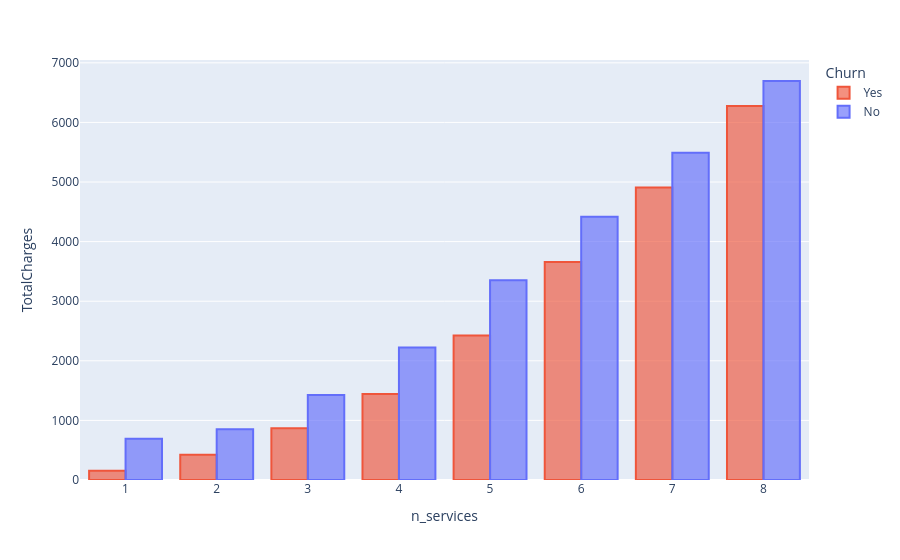

Write notebook code for a chart like this one.
### Code cell
fig = px.bar(gb_df_numeric_services, x="n_services", y="TotalCharges",color="Churn", category_orders={"Churn":["Yes","No"]}, barmode="group")
fig.update_traces(marker_color="rgba(99, 110, 250, 0.65)", marker_line_color="rgb(99, 110, 250)",marker_line_width=2, selector=dict(name='No'))
fig.update_traces(marker_color="rgba(239, 85, 59, 0.65)", marker_line_color="rgb(239, 85, 59)",marker_line_width=2, selector=dict(name='Yes'))
fig.show()

### Figure 1 — Plotly figure (JSON) as saved in the notebook; plotly's stock layout.template omitted (floating-point values rounded to 4 significant figures)
{"data": [{"alignmentgroup": "True", "hovertemplate": "Churn=Yes<br>n_services=%{x}<br>TotalCharges=%{y}<extra></extra>", "legendgroup": "Yes", "marker": {"color": "rgba(239, 85, 59, 0.65)", "line": {"color": "rgb(239, 85, 59)", "width": 2}, "pattern": {"shape": ""}}, "name": "Yes", "offsetgroup": "Yes", "orientation": "v", "showlegend": true, "textposition": "auto", "type": "bar", "x": [1, 2, 3, 4, 5, 6, 7, 8], "xaxis": "x", "y": [154.5, 421.9, 867.5, 1444.0, 2426.0, 3659.0, 4907.0, 6276.0], "yaxis": "y"}, {"alignmentgroup": "True", "hovertemplate": "Churn=No<br>n_services=%{x}<br>TotalCharges=%{y}<extra></extra>", "legendgroup": "No", "marker": {"color": "rgba(99, 110, 250, 0.65)", "line": {"color": "rgb(99, 110, 250)", "width": 2}, "pattern": {"shape": ""}}, "name": "No", "offsetgroup": "No", "orientation": "v", "showlegend": true, "textposition": "auto", "type": "bar", "x": [1, 2, 3, 4, 5, 6, 7, 8], "xaxis": "x", "y": [692.9, 851.4, 1425.0, 2225.0, 3350.0, 4417.0, 5493.0, 6695.0], "yaxis": "y"}], "layout": {"barmode": "group", "legend": {"title": {"text": "Churn"}, "tracegroupgap": 0}, "margin": {"t": 60}, "xaxis": {"anchor": "y", "domain": [0, 1], "title": {"text": "n_services"}}, "yaxis": {"anchor": "x", "domain": [0, 1], "title": {"text": "TotalCharges"}}}}
